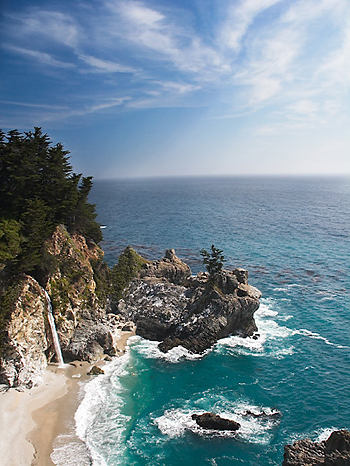
#> input picture island/island_result.png, 350 x 466 px
$ python test.py
#> lines starting #> are read from the running program, lines starting #| are printed output that depends on the picture
import cv2


island_result = cv2.imread("island/island_result.png", 0).astype(float)
#> island_result: shape (466, 350) float64; min 0, max 255, mean 131.8
island_target = cv2.imread("island/expected_island.png", 0).astype(float)
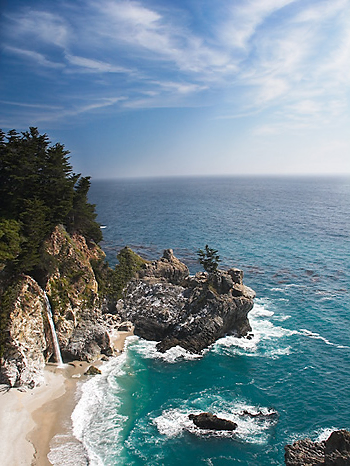
#> input picture island/expected_island.png, 350 x 466 px
#> island_target: shape (466, 350) float64; min 0, max 255, mean 132.1

dolphin_result = cv2.imread("dolphin/dolphin_stretch_1_result.png", 0).astype(float)
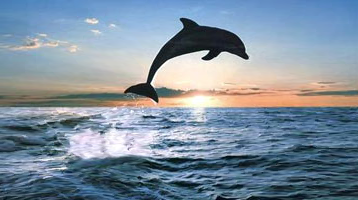
#> input picture dolphin/dolphin_stretch_1_result.png, 358 x 200 px
#> dolphin_result: shape (200, 358) float64; min 1, max 255, mean 139.3
dolphin_target = cv2.imread("dolphin/dolphinStretch1.png", 0).astype(float)
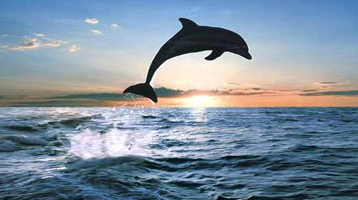
#> input picture dolphin/dolphinStretch1.png, 358 x 200 px
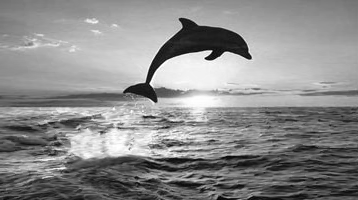
#> dolphin_target: shape (200, 358) float64; min 1, max 255, mean 139.2

dolphin_stretch_2_result = cv2.imread("dolphin/dolphin_stretch_2_result.png", 0).astype(float)
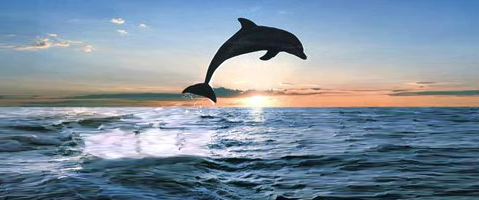
#> input picture dolphin/dolphin_stretch_2_result.png, 479 x 200 px
#> dolphin_stretch_2_result: shape (200, 479) float64; min 1, max 255, mean 139.3
dolphin_stretch_2_target = cv2.imread("dolphin/dolphinStretch2.png", 0).astype(float)
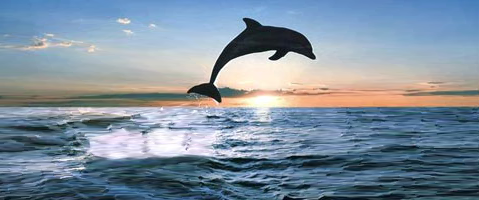
#> input picture dolphin/dolphinStretch2.png, 479 x 200 px
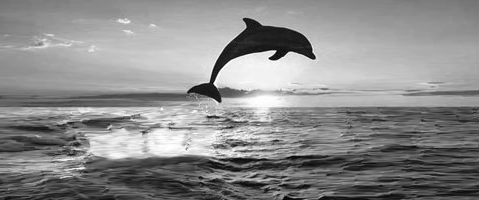
#> dolphin_stretch_2_target: shape (200, 479) float64; min 1, max 255, mean 139.3

#> (the run stopped early here; a loop or call above may not have finished)
